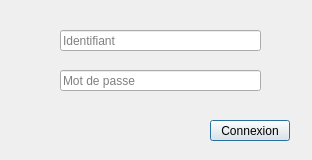
<?xml version="1.0" encoding="UTF-8"?>
<ui version="4.0">
 <class>connexionBDD</class>
 <widget class="QMainWindow" name="connexionBDD">
  <property name="geometry">
   <rect>
    <x>0</x>
    <y>0</y>
    <width>312</width>
    <height>160</height>
   </rect>
  </property>
  <property name="minimumSize">
   <size>
    <width>312</width>
    <height>160</height>
   </size>
  </property>
  <property name="maximumSize">
   <size>
    <width>312</width>
    <height>160</height>
   </size>
  </property>
  <property name="windowTitle">
   <string>Connexion</string>
  </property>
  <property name="windowIcon">
   <iconset>
    <normaloff>pngwing.com.png</normaloff>pngwing.com.png</iconset>
  </property>
  <property name="windowOpacity">
   <double>1.000000000000000</double>
  </property>
  <property name="iconSize">
   <size>
    <width>24</width>
    <height>24</height>
   </size>
  </property>
  <widget class="QWidget" name="centralWidget">
   <widget class="QPushButton" name="connexion">
    <property name="geometry">
     <rect>
      <x>210</x>
      <y>120</y>
      <width>80</width>
      <height>21</height>
     </rect>
    </property>
    <property name="text">
     <string>Connexion</string>
    </property>
    <property name="checkable">
     <bool>true</bool>
    </property>
    <property name="checked">
     <bool>false</bool>
    </property>
    <property name="autoDefault">
     <bool>false</bool>
    </property>
    <property name="default">
     <bool>true</bool>
    </property>
    <property name="flat">
     <bool>false</bool>
    </property>
   </widget>
   <widget class="QLineEdit" name="loginText">
    <property name="geometry">
     <rect>
      <x>60</x>
      <y>30</y>
      <width>201</width>
      <height>21</height>
     </rect>
    </property>
    <property name="autoFillBackground">
     <bool>false</bool>
    </property>
    <property name="text">
     <string extracomment="Identifiant Administrateur"/>
    </property>
    <property name="placeholderText">
     <string>Identifiant</string>
    </property>
    <property name="clearButtonEnabled">
     <bool>true</bool>
    </property>
   </widget>
   <widget class="QLineEdit" name="passwordText">
    <property name="geometry">
     <rect>
      <x>60</x>
      <y>70</y>
      <width>201</width>
      <height>21</height>
     </rect>
    </property>
    <property name="text">
     <string extracomment="Mot de passe Administrateur"/>
    </property>
    <property name="placeholderText">
     <string>Mot de passe</string>
    </property>
    <property name="clearButtonEnabled">
     <bool>true</bool>
    </property>
   </widget>
   <widget class="QLabel" name="label">
    <property name="geometry">
     <rect>
      <x>130</x>
      <y>-40</y>
      <width>221</width>
      <height>241</height>
     </rect>
    </property>
    <property name="text">
     <string/>
    </property>
    <property name="pixmap">
     <pixmap>logo-domo2.png</pixmap>
    </property>
   </widget>
   <zorder>label</zorder>
   <zorder>connexion</zorder>
   <zorder>loginText</zorder>
   <zorder>passwordText</zorder>
  </widget>
 </widget>
 <layoutdefault spacing="6" margin="11"/>
 <resources/>
 <connections/>
</ui>
